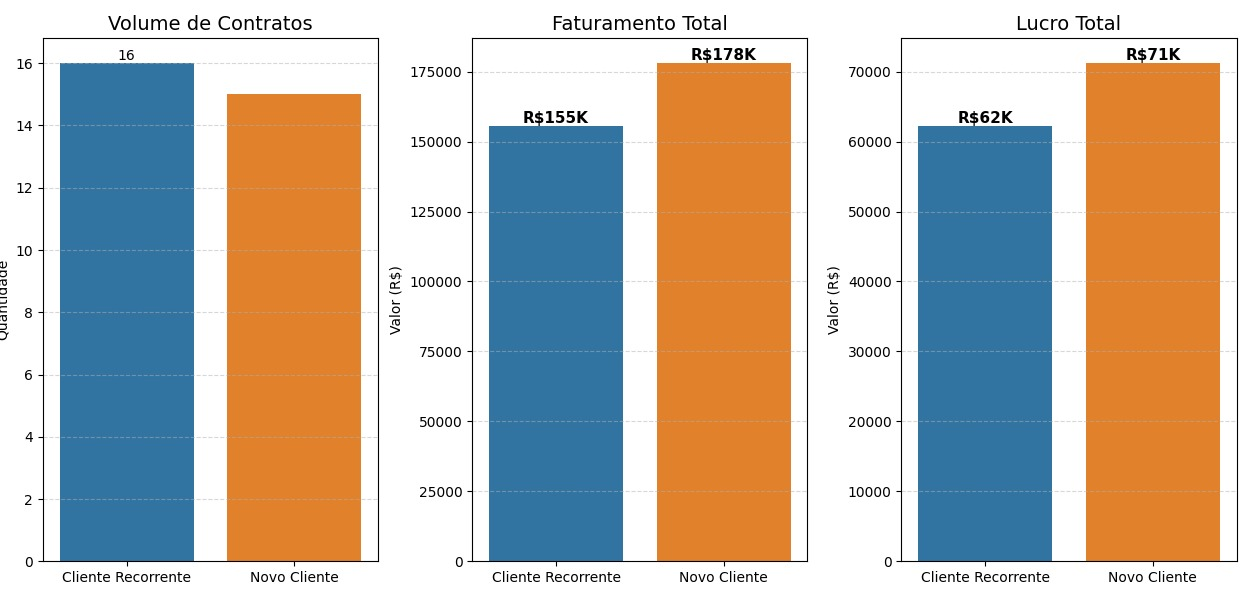

Generate this figure with Python:
import pandas as pd
import matplotlib.pyplot as plt
import seaborn as sns
from sqlalchemy import create_engine

# ------------------------------------------------------------------------
# 1. CONEXÃO (Substitua pelos seus dados)
# ------------------------------------------------------------------------
connection_string = 'postgresql://postgres:123456@localhost:5432/projetoint3'
engine = create_engine(connection_string)

# ------------------------------------------------------------------------
# 2. SUA QUERY COM CTE
# ------------------------------------------------------------------------
query = """
WITH PrimeiraCompra AS (
    SELECT
        p.id_prospect,
        MIN(t.data) AS data_primeira_compra
    FROM
        fato_evento AS f
    JOIN
        dim_tempo AS t ON f.fk_tempo = t.id_tempo
    JOIN
        dim_prospect AS p ON f.fk_prospect = p.id_prospect
    WHERE
        f.status = 'Confirmado'
    GROUP BY
        p.id_prospect
)
SELECT
    CASE
        WHEN t2.data = pc.data_primeira_compra THEN 'Novo Cliente'
        ELSE 'Cliente Recorrente'
    END AS tipo_cliente,
    
    COUNT(t1.sk_evento) AS n_contratos,
    SUM(t1.faturamento) AS faturamento_total,
    SUM(t1.lucro_total) AS lucro_total
FROM
    fato_evento AS t1
JOIN
    dim_tempo AS t2 ON t1.fk_tempo = t2.id_tempo
JOIN
    PrimeiraCompra AS pc ON t1.fk_prospect = pc.id_prospect
WHERE
    t1.status = 'Confirmado'
GROUP BY
    tipo_cliente;
"""

# ------------------------------------------------------------------------
# 3. GERAR OS 3 GRÁFICOS (SUBPLOTS)
# ------------------------------------------------------------------------
try:
    df = pd.read_sql(query, engine)
    
    # Configura 3 gráficos lado a lado
    fig, axes = plt.subplots(1, 3, figsize=(18, 6))
    
    # Cores para distinguir as categorias
    colors = ['#1f77b4', '#ff7f0e'] # Azul e Laranja
    
    # --- Gráfico 1: Número de Contratos ---
    sns.barplot(x='tipo_cliente', y='n_contratos', data=df, ax=axes[0], palette=colors)
    axes[0].set_title('Volume de Contratos', fontsize=14)
    axes[0].set_ylabel('Quantidade')
    axes[0].bar_label(axes[0].containers[0]) # Adiciona o número em cima da barra

    # --- Gráfico 2: Faturamento Total ---
    sns.barplot(x='tipo_cliente', y='faturamento_total', data=df, ax=axes[1], palette=colors)
    axes[1].set_title('Faturamento Total', fontsize=14)
    axes[1].set_ylabel('Valor (R$)')
    # Formata rótulos em Milhões (M) ou Milhares (K)
    for p in axes[1].patches:
        valor = p.get_height()
        texto = f'R${valor/1e6:.1f}M' if valor > 1e6 else f'R${valor/1e3:.0f}K'
        axes[1].annotate(texto, 
                         (p.get_x() + p.get_width() / 2., p.get_height()), 
                         ha='center', va='bottom', fontsize=11, fontweight='bold')

    # --- Gráfico 3: Lucro Total ---
    sns.barplot(x='tipo_cliente', y='lucro_total', data=df, ax=axes[2], palette=colors)
    axes[2].set_title('Lucro Total', fontsize=14)
    axes[2].set_ylabel('Valor (R$)')
    for p in axes[2].patches:
        valor = p.get_height()
        texto = f'R${valor/1e6:.1f}M' if valor > 1e6 else f'R${valor/1e3:.0f}K'
        axes[2].annotate(texto, 
                         (p.get_x() + p.get_width() / 2., p.get_height()), 
                         ha='center', va='bottom', fontsize=11, fontweight='bold')

    # Ajustes finais de layout
    for ax in axes:
        ax.set_xlabel('') # Remove o label X redundante
        ax.grid(axis='y', linestyle='--', alpha=0.5)
        
    plt.tight_layout()
    plt.show()
    
    print("Gráficos gerados com sucesso!")

except Exception as e:
    print(f"Erro: {e}")
